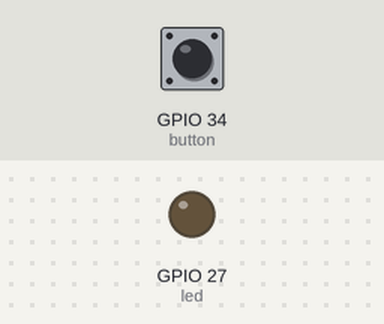
A program run on a simulated ESP32 board running MicroPython. Parts: output pins drawn as LEDs (lit = HIGH). Inputs (shaded band) come from the test bench; at power-on: GPIO 34 (button) LOW.

Above: at 1.2 s.
1.3 s: GPIO 34 (button) pulled HIGH for 0.15 s
At 1.37 s:
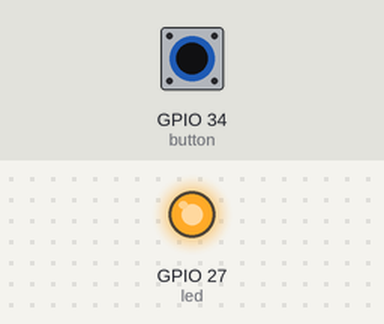
2.9 s: GPIO 34 (button) pulled HIGH for 3.2 s
At 6.6 s:
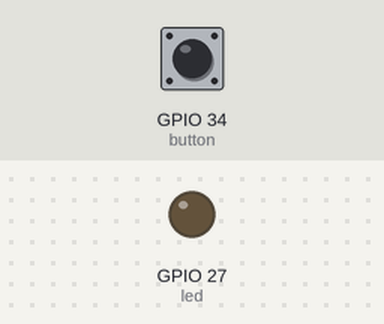
Timing chart, 0 to 8.1 s (numbered marks = the images above; inputs shaded):
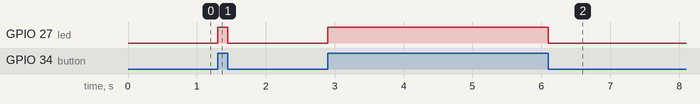

Measured:
- after the input at 1.3 s, GPIO 27 (led): LOW → HIGH at once, → LOW 0.15 s later
- after the input at 2.9 s, GPIO 27 (led): LOW → HIGH at once, → LOW 3.2 s later

The program:

Button.py
```python
"""
  Turns on and off a light emitting diode(LED) connected to GPIO 27,
  when pressing a pushbutton attached to GPIO 34.

  The circuit:
  - LED attached from GPIO 27 to ground
  - pushbutton attached to GPIO 34 from +3.3V
  - 10K resistor attached to GPIO 34 from ground
"""
from machine import Pin
from time import sleep

button = Pin(34, Pin.IN)
led = Pin(27, Pin.OUT)

while True:
    #check if the pushbutton is pressed
    if button.value() == 1:
        led.value(1)
    else:
        led.value(0)
```
